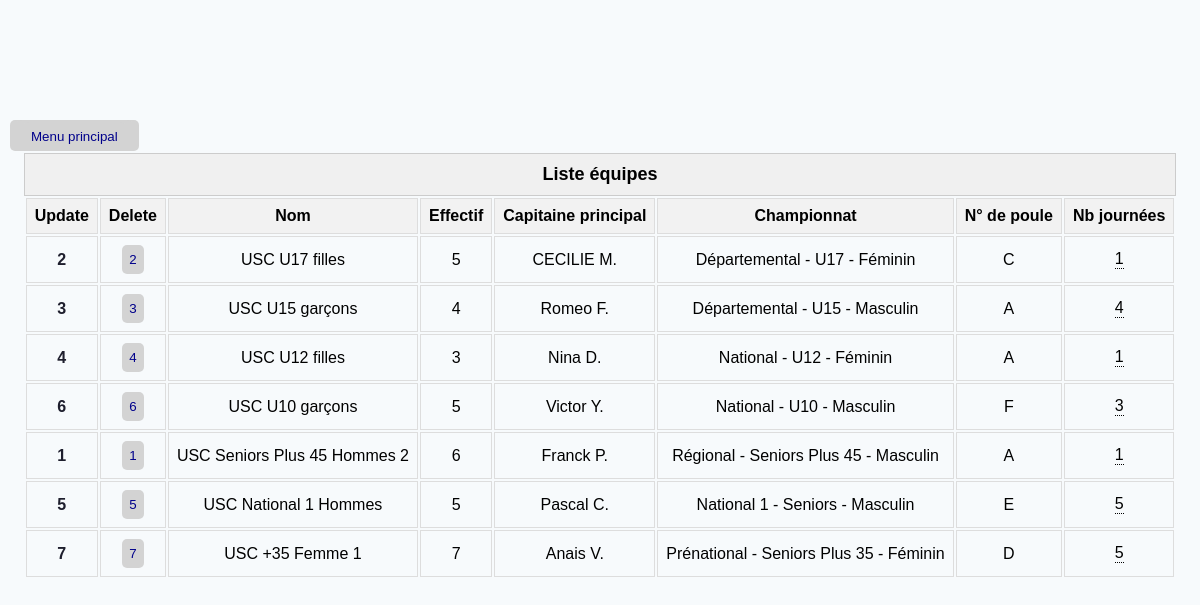
The page /teams on the database its author committed.
### TennisModel.py (models this page shows, shortened)
class Team(db.Model):
    __tablename__ = 'team'
    id = db.Column(db.Integer, primary_key=True, autoincrement=True)
    name = db.Column(db.String(20), unique=True, nullable=False)
    captainId = db.Column(db.Integer, db.ForeignKey('player.id'))
    poolId = db.Column(db.Integer, db.ForeignKey('pool.id'))
    players = relationship('Player', secondary=player_team_association, back_populates='teams')  # Correction ici
    @property
    def championship_name(self):
        return self.pool.championship.name if self.pool else None
    @property
    def match_days(self):
        return Matchday.query.filter_by(poolId=self.poolId).all()
    @property
    def pool(self):
        return Pool.query.get(self.poolId) if self.poolId else None
    @property
    def captainName(self):
        is_captain = [p for p in self.players if p.id == self.captainId]
        return is_captain[0].name if is_captain else None

class License(db.Model):
    __tablename__ = 'license'
    id = db.Column(db.Integer, primary_key=True)
    firstName = db.Column(db.String(20), nullable=False)
    lastName = db.Column(db.String(20), nullable=False)
    letter = db.Column(db.String(1), nullable=False)
    year = db.Column(db.Integer, nullable=False)  # Année de la licence
    gender = db.Column(db.Integer, nullable=False)  # Champ masculin/féminin (0 pour masculin, 1 pour féminin, 2 pour mixte)
    rankingId = db.Column(db.Integer, ForeignKey('ranking.id'), nullable=False)
    ranking = relationship('Ranking', foreign_keys=[rankingId], back_populates='license')
    rankings = relationship('Ranking', back_populates='license', foreign_keys=[rankingId])
    players = relationship('Player', back_populates='license')

class Championship(db.Model):
    __tablename__ = 'championship'
    id = db.Column(db.Integer, primary_key=True)
    startDate = db.Column(db.Date, nullable=False)
    endDate = db.Column(db.Date, nullable=False)
    singlesCount = db.Column(db.Integer, nullable=False)
    doublesCount = db.Column(db.Integer, nullable=False)
    divisionId = db.Column(db.Integer, db.ForeignKey('division.id'))  # Ajout de la clé étrangère vers la division
    division = relationship('Division')  # Relation avec la division
    pools = relationship('Pool', back_populates='championship')  # Relation avec les poules du championnat
    @property
    def name(self):
        division = Division.query.get(self.divisionId)
        return f'{division.name}'

class Division(db.Model):
    __tablename__ = 'division'
    id = db.Column(db.Integer, primary_key=True)
    type = db.Column(db.Integer, nullable=False)  # Champ National/Prenational/Regional/Departmental
    number = db.Column(db.Integer, nullable=True)  # Niveau de division dans la catégorie définie dans type
    gender = db.Column(db.Integer, nullable=False)  # Champ masculin/féminin (0 pour masculin, 1 pour féminin, 2 pour mixte)
    ageCategoryId = db.Column(db.Integer, db.ForeignKey('age_category.id'), nullable=False)
    ageCategory = relationship('AgeCategory')
    @property
    def name(self) -> str:
        categories = {0: 'National', 1: 'Prénational', 2: 'Régional', 3: 'Départemental'}
        gender = {0: 'Masculin', 1: 'Féminin', 2: 'Mixte'}
        level = f' {self.number}' if self.number else ''
        return f'{categories[self.type]}{level} - {self.ageCategory} - {gender[self.gender]}'

class AgeCategory(db.Model):
    __tablename__ = 'age_category'
    id = db.Column(db.Integer, primary_key=True)
    type = db.Column(db.Integer, nullable=False)  # Champ Jeunes/Seniors/Vétérans (0 pour jeunes, 1 pour seniors, 2 pour vétérans)
    minAge = db.Column(db.Integer, nullable=False)
    maxAge = db.Column(db.Integer, nullable=False)
    @property
    def name(self) -> str:
        categories = {0: 'Jeunes', 1: 'Seniors', 2: 'Seniors Plus'}
        if self.type == 0:
            return f'U{self.minAge}'
        elif self.type == 1:
            return categories[self.type]
        else:
            return f'{categories[self.type]} {self.minAge}'
    def __repr__(self):
        return f'{self.name}'

class Pool(db.Model):
    __tablename__ = 'pool'
    id = db.Column(db.Integer, primary_key=True, autoincrement=True)
    letter = db.Column(db.String(1), nullable=True)
    championshipId = db.Column(db.Integer, ForeignKey('championship.id'))
    championship = relationship('Championship', back_populates='pools')
    matchdays = relationship('Matchday', back_populates='pool')
    matches = relationship('Match', back_populates='pool')

### flask_app.py (the view)
@app.route('/teams')
def show_teams():
    teams = Team.query.order_by(desc(Team.name)).all()
    return render_template('teams.html', teams=teams)

### TennisModel.py (called while the page is built)
    @property
    def name(self):
        return f'{self.license.firstName} {self.license.lastName[0]}.'

### flask_app.py (called while the page is built)
@app.before_request
def create_tables():
    db.create_all()

### templates/teams.html (shortened to what this page needs)
{% extends 'base.html' %}
{% block main %}
<main>
    {% if teams %}
    <table class="teams">
        <caption class="table-caption">Liste équipes</caption>
        <thead>
        <tr>
            <th>Update</th>
            <th>Delete</th>
            <th>Nom</th>
            <th>Effectif</th>
            <th>Capitaine principal</th>
            <th>Championnat</th>
            <th>N° de poule</th>
            <th>Nb journées</th>
        </tr>
        </thead>
        {% for team in teams %}
        <tr>
            <td><a href="{{ url_for('update_team', id=team.id) }}">{{team.id}}</a></td>
            <td><button onclick="confirmDelete({{ team.id }})">{{team.id}}</button></td>
            <td>{{ team.name }}</td>
            <td>{{ team.players|length }}</td>
            <td>{{ team.captainName or 'Pas de capitaine défini!' }}</td>
            <td>{{ team.championship_name }}</td>
            <td>{{ team.pool.letter or 'Pas de poule définie!' }}</td>
            <td>
                <div class="tooltip" onclick="toggleTooltip(this)">
                    {{ team.match_days|length}}
                </div>
            </td>
        </tr>
        {% endfor %}
    </table>
    {% else %}
    <p style="font-size: 16px; text-align: center;">Pas d'équipe enregistrée ✌️</p>
    {% endif %}
</main>
{% endblock main %}

### templates/base.html (shortened to what this page needs)
<!DOCTYPE html>
<html lang="fr">
<head>
    <link rel="stylesheet" href="{{ url_for('static', filename='css/style.css')}}">
</head>
<body>
    {% block main %}
    {% endblock main %}
</body>
</html>

### templates/partials/_menu.html
    <table class="menu">
        <tr>
            <td><a href="{{ url_for('welcome') }}"><button>Menu principal</button></a></td>
        </tr>
    </table>

### static/css/style.css (style rules this page uses)
body { background-color: #F7FAFC; justify-content: center; margin-top: 10%; font-family: Arial, Helvetica, sans-serif; }
a { color: #1E1E2D; font-size: 16px; font-weight: 600; text-decoration: none; }
button { color: darkblue; background-color: lightgray; padding: 7px; border: none; border-radius: 5px; border-collapse: collapse; }
table.menu tr, table.menu td { border: none; display: inline; text-align: center; color: darkblue; background-color: lightgray; padding: 7px; margin-bottom: 20px; border-radius: 5px; border-collapse: collapse; font-size: 16px; }
main { display: grid; justify-items: center; }
th, td { border: 1px solid #ddd; padding: 8px; text-align: center; }
th { background-color: #f2f2f2; }
.table-caption { font-weight: bold; font-size: 18px; padding: 10px; border: 1px solid #ccc; background-color: #f0f0f0; }
.tooltip { position: relative; display: inline-block; border-bottom: 1px dotted black; }

### rows shown on the page
Team: id "2", name "USC U17 filles", players|length "5", captainId.lastName "CECILIE M.", championship_name "Départemental - U17 - Féminin", pool "C", match_days|length "1"
Team: id "3", name "USC U15 garçons", players|length "4", captainId.lastName "Romeo F.", championship_name "Départemental - U15 - Masculin", pool "A", match_days|length "4"
Team: id "4", name "USC U12 filles", players|length "3", captainId.lastName "Nina D.", championship_name "National - U12 - Féminin", pool "A", match_days|length "1"
Team: id "6", name "USC U10 garçons", players|length "5", captainId.lastName "Victor Y.", championship_name "National - U10 - Masculin", pool "F", match_days|length "3"
Team: id "1", name "USC Seniors Plus 45 Hommes 2", players|length "6", captainId.lastName "Franck P.", championship_name "Régional - Seniors Plus 45 - Masculin", pool "A", match_days|length "1"
Team: id "5", name "USC National 1 Hommes", players|length "5", captainId.lastName "Pascal C.", championship_name "National 1 - Seniors - Masculin", pool "E", match_days|length "5"
Team: id "7", name "USC +35 Femme 1", players|length "7", captainId.lastName "Anais V.", championship_name "Prénational - Seniors Plus 35 - Féminin", pool "D", match_days|length "5"
